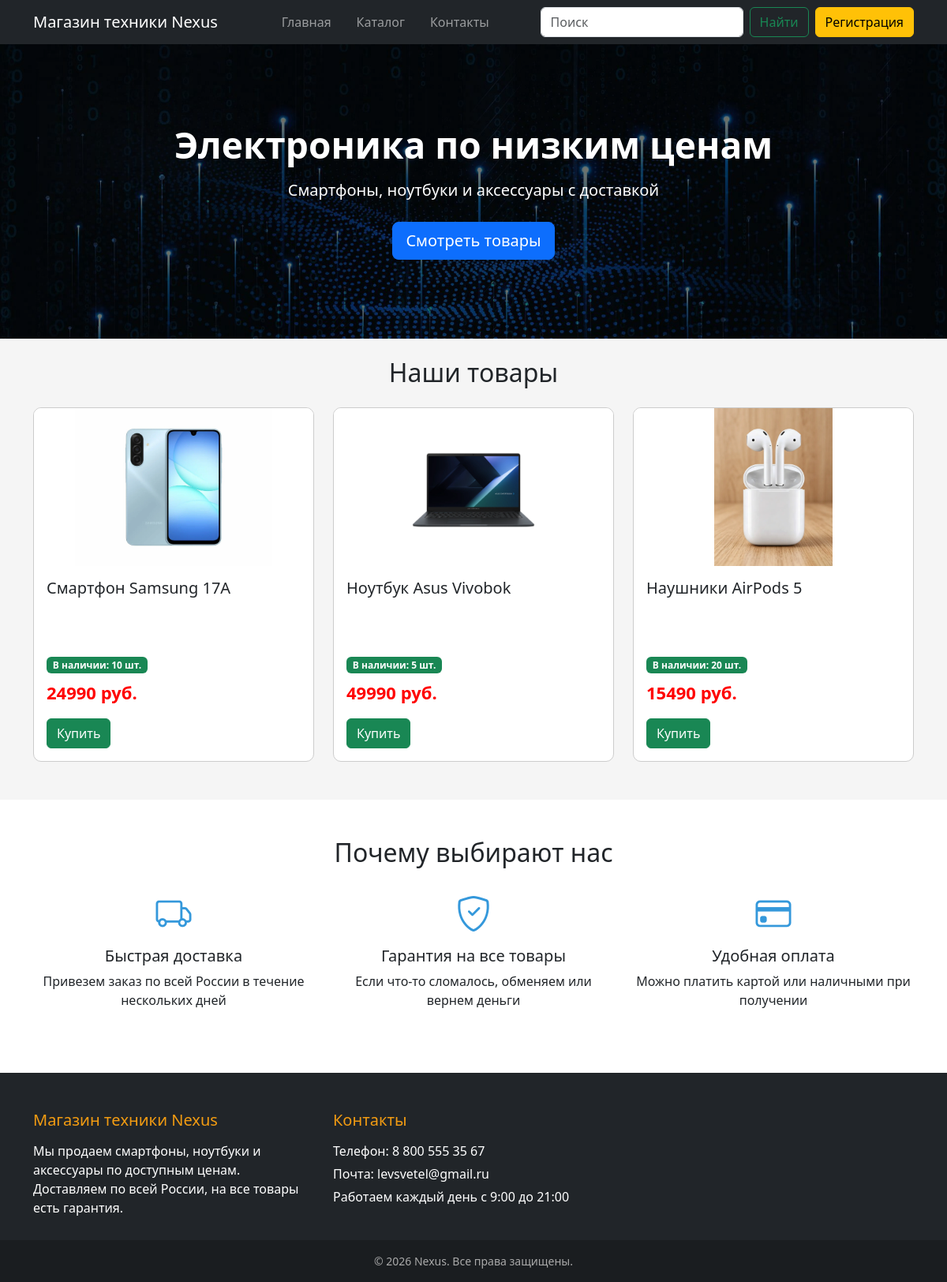
Before: / with the older database file.
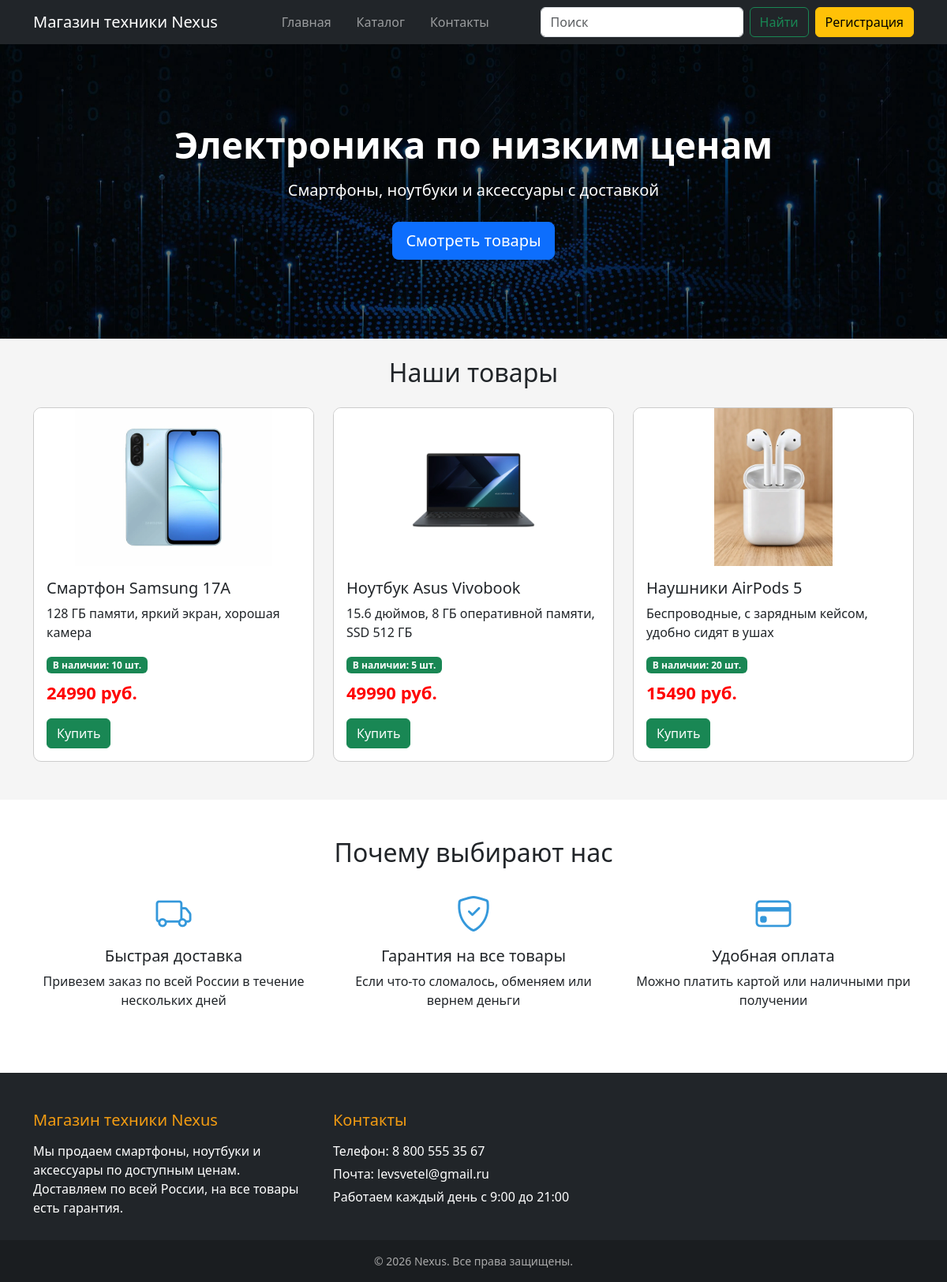
After: the same page with the newer database file.
### database.py (models this page shows)
class Product(Base):
    __tablename__ = "shop_product"
    id = Column(Integer, primary_key=True)
    name = Column(String(100), nullable=False)
    price = Column(Float, nullable=False)
    description = Column(Text)
    stock = Column(Integer, default=0)
    image = Column(String(200))
    created_at = Column(DateTime, default=datetime.now)
    order_items = relationship("OrderItem", back_populates="product")

### main.py (the view)
@app.get("/")
def home(request: Request, q: Optional[str] = None, registered: Optional[str] = None):
    session = Session()
    products = session.query(Product).all()
    session.close()
    if q:
        products = [p for p in products if q.lower() in p.name.lower()]
    return templates.TemplateResponse(
        request, "index.html", {"products": products, "q": q, "registered": registered}
    )

### templates/index.html (shortened to what this page needs)
{% extends "base.html" %}
{% block content %}
    <div class="banner text-center text-white mb-4">
        <h1>Электроника по низким ценам</h1>
        <p class="lead">Смартфоны, ноутбуки и аксессуары с доставкой</p>
        <a href="#catalog" class="btn btn-primary btn-lg">Смотреть товары</a>
    </div>
    <div class="container" id="catalog">
        <h2 class="text-center mb-4">Наши товары</h2>
        <div class="row">
            {% for p in products %}
            <div class="col-md-4">
                <div class="card mb-4">
                    <img src="/static/{{ p.image }}" class="card-img-top" alt="{{ p.name }}">
                    <div class="card-body">
                        <h5 class="card-title">{{ p.name }}</h5>
                        <p class="card-text">{{ p.description or "" }}</p>
                        {% if p.stock > 0 %}
                        <span class="badge bg-success mb-2">В наличии: {{ p.stock }} шт.</span>
                        {% else %}
                        <span class="badge bg-secondary mb-2">Нет в наличии</span>
                        {% endif %}
                        <p class="price">{{ p.price|int }} руб.</p>
                        {% if p.stock > 0 %}
                        <a href="#" class="btn btn-success">Купить</a>
                        {% else %}
                        <a href="#" class="btn btn-secondary disabled">Купить</a>
                        {% endif %}
                    </div>
                </div>
            </div>
            {% else %}
            <p class="text-center">Ничего не найдено</p>
            {% endfor %}
        </div>
    </div>
    <div class="features py-5 mt-4">
        <div class="container">
            <h2 class="text-center mb-4">Почему выбирают нас</h2>
            <div class="row text-center">
                <div class="col-md-4 mb-3">
                    <i class="bi bi-truck"></i>
                    <h5 class="mt-2">Быстрая доставка</h5>
                    <p>Привезем заказ по всей России в течение нескольких дней</p>
                </div>
                <div class="col-md-4 mb-3">
                    <i class="bi bi-shield-check"></i>
                    <h5 class="mt-2">Гарантия на все товары</h5>
                    <p>Если что-то сломалось, обменяем или вернем деньги</p>
                </div>
                <div class="col-md-4 mb-3">
                    <i class="bi bi-credit-card"></i>
                    <h5 class="mt-2">Удобная оплата</h5>
                    <p>Можно платить картой или наличными при получении</p>
                </div>
            </div>
        </div>
    </div>
{% endblock %}

### templates/base.html (shortened to what this page needs)
<!DOCTYPE html>
<html lang="ru">
<head>
    <link href="https://cdn.jsdelivr.net/npm/bootstrap@5.3.3/dist/css/bootstrap.min.css" rel="stylesheet">
    <link href="https://cdn.jsdelivr.net/npm/bootstrap-icons@1.11.3/font/bootstrap-icons.min.css" rel="stylesheet">
    <link rel="stylesheet" href="/static/style.css">
</head>
<body class="d-flex flex-column min-vh-100">
    <nav class="navbar navbar-expand-lg navbar-dark bg-dark sticky-top">
        <div class="container">
            <a class="navbar-brand" href="/">Магазин техники Nexus</a>
            <ul class="navbar-nav flex-row">
                <li class="nav-item"><a class="nav-link me-3" href="/">Главная</a></li>
                <li class="nav-item"><a class="nav-link me-3" href="/#catalog">Каталог</a></li>
                <li class="nav-item"><a class="nav-link" href="#contacts">Контакты</a></li>
            </ul>
            <div class="d-flex">
                <form class="d-flex" role="search" action="/#catalog" method="get">
                    <input class="form-control me-2" type="search" name="q" value="{{ q or '' }}" placeholder="Поиск" aria-label="Search">
                    <button class="btn btn-outline-success" type="submit">Найти</button>
                </form>
                <a href="/register" class="btn btn-warning ms-2">Регистрация</a>
            </div>
        </div>
    </nav>
    <main class="flex-grow-1">
        {% block content %}{% endblock %}
    </main>
    <footer class="bg-dark text-white pt-5" id="contacts">
        <div class="container">
            <div class="row">
                <div class="col-md-4 mb-4">
                    <h5>Магазин техники Nexus</h5>
                    <p>Мы продаем смартфоны, ноутбуки и аксессуары по доступным ценам. Доставляем по всей России, на все товары есть гарантия.</p>
                </div>
                <div class="col-md-4 mb-4">
                    <h5>Контакты</h5>
                    <p>Телефон: 8 800 555 35 67</p>
                    <p>Почта: levsvetel@gmail.ru</p>
                    <p>Работаем каждый день с 9:00 до 21:00</p>
                </div>
            </div>
        </div>
        <div class="footer-bottom text-center py-3">
            <p class="mb-0">&copy; 2026 Nexus. Все права защищены.</p>
        </div>
    </footer>
</body>
</html>

### static/style.css (style rules this page uses)
body { background-color: #f5f5f5; }
.card { border: 1px solid #ccc; border-radius: 10px; overflow: hidden; transition: transform 0.2s, box-shadow 0.2s; }
.price { font-size: 22px; font-weight: bold; color: red; }
.card-text { min-height: 48px; }
.card-img-top { height: 200px; object-fit: contain; background-color: white; }
.banner { background-color: #2c3e50; background-image: linear-gradient(rgba(0, 0, 0, 0.55), rgba(0, 0, 0, 0.55)), url("img/banner.jpg"); background-size: cover; background-position: center; padding: 100px 0; }
.banner h1 { font-size: 46px; font-weight: bold; margin-bottom: 15px; }
.banner .lead { margin-bottom: 25px; }
.features { background-color: white; }
.features i { font-size: 45px; color: #3498db; }
footer p { margin-bottom: 5px; }
footer h5 { margin-bottom: 15px; color: #f39c12; }
.footer-bottom { background-color: #1a1d20; color: #aaa; font-size: 14px; }

Changed rows visible on the page:
changed Product "Смартфон Samsung 17A": description (not shown) → "128 ГБ памяти, яркий экран, хорошая камера"
changed Product: name "Ноутбук Asus Vivobok" → "Ноутбук Asus Vivobook"; description (not shown) → "15.6 дюймов, 8 ГБ оперативной памяти, SSD 512 ГБ"
changed Product "Наушники AirPods 5": description (not shown) → "Беспроводные, с зарядным кейсом, удобно сидят в ушах"
